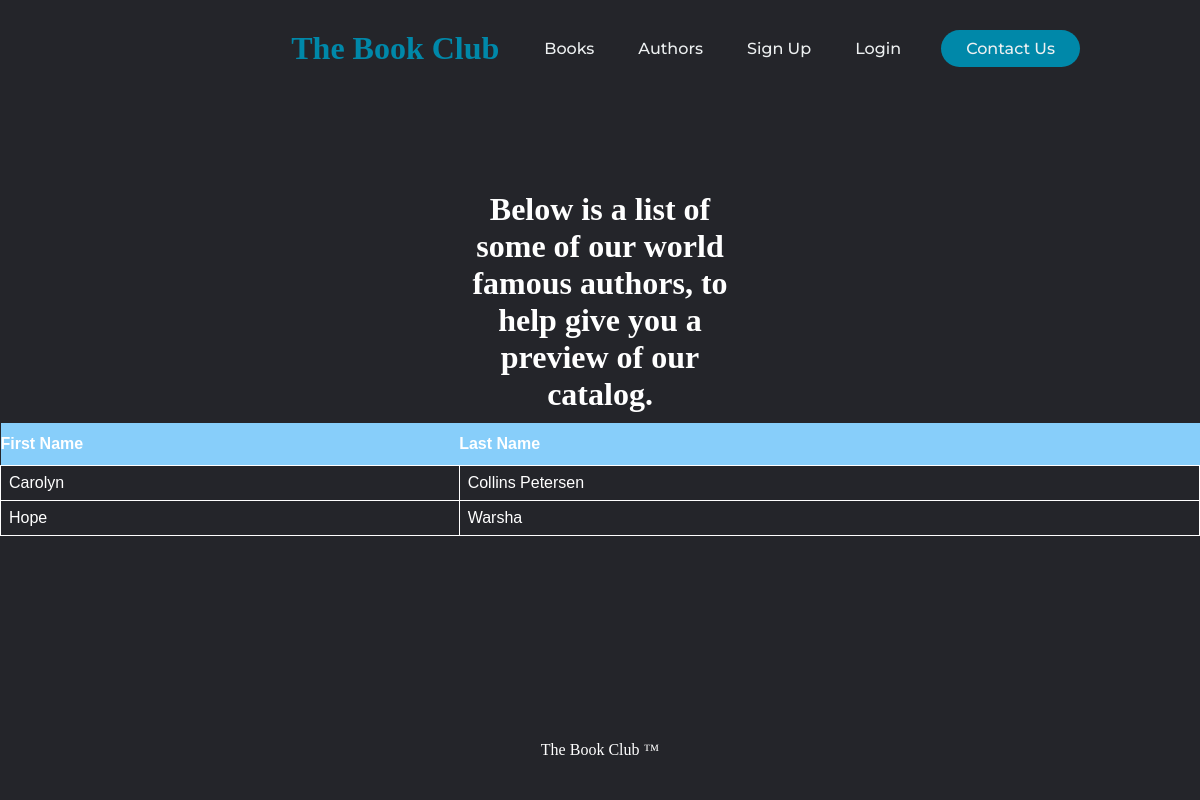
/authors/, run on an earlier commit of the app's database.
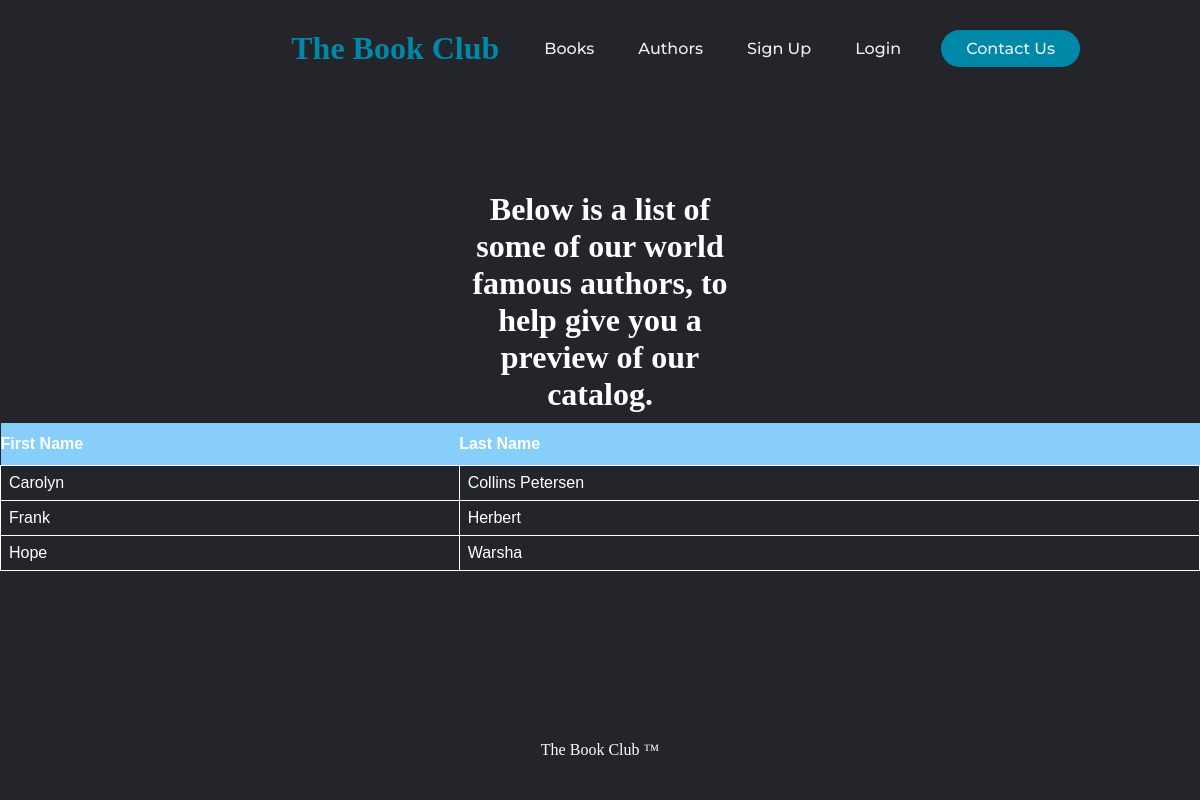
And on a later commit of the database.
### library/models.py (models this page shows, shortened)
class Author (models.Model):
    first_name = models.CharField (max_length=50, db_index=True)
    last_name = models.CharField (max_length=50, db_index=True)
    slug = models.SlugField (max_length=200, db_index=True)
    class Meta:
        ordering = ('last_name',)
        index_together = (('id', 'slug'),)

### library/views.py (the view)
# urls.py: path('authors/', views.author_list, name='author_list')
def author_list(request):
    authors = Author.objects.values('first_name', 'last_name').distinct()
    return render (request,
                   'library/author/authorList.html',
                   {
                       'authors': authors
                   })

### library/templates/library/author/authorList.html (shortened to what this page needs)
{% extends "home.html" %}
{% load static %}
{% block content %}
    <div class="Banner">
    <h1>Below is a list of some of our world famous authors, to help give you a preview of our catalog.</h1>
    </div>
    <table class="listings">
    <th>First Name</th>
    <th>Last Name</th>
    {% for author in authors %}
        <tr>
        <td>{{ author.first_name }}</td>
        <td>{{ author.last_name }}</td>
        </tr>
    {% endfor %}
    </table>
{% endblock %}

What changed in the data, as far as the page shows it:
added Author: first_name "Frank", last_name "Herbert"
